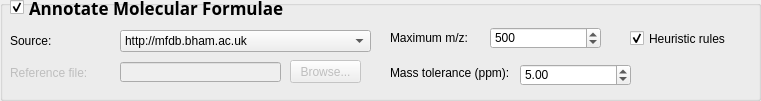
   <widget class="QGroupBox" name="groupBox_annotate_molecular_formulae">
    <property name="geometry">
     <rect>
      <x>20</x>
      <y>383</y>
      <width>761</width>
      <height>101</height>
     </rect>
    </property>
    <property name="title">
     <string/>
    </property>
    <widget class="QLabel" name="label_filename_mf">
     <property name="enabled">
      <bool>false</bool>
     </property>
     <property name="geometry">
      <rect>
       <x>10</x>
       <y>65</y>
       <width>181</width>
       <height>16</height>
      </rect>
     </property>
     <property name="text">
      <string>Reference file:</string>
     </property>
    </widget>
    <widget class="QLineEdit" name="lineEdit_filename_mf">
     <property name="enabled">
      <bool>false</bool>
     </property>
     <property name="geometry">
      <rect>
       <x>120</x>
       <y>62</y>
       <width>161</width>
       <height>20</height>
      </rect>
     </property>
     <property name="text">
      <string/>
     </property>
     <property name="readOnly">
      <bool>true</bool>
     </property>
    </widget>
    <widget class="QCheckBox" name="checkBox_annotate_molecular_formulae">
     <property name="enabled">
      <bool>true</bool>
     </property>
     <property name="geometry">
      <rect>
       <x>10</x>
       <y>-1</y>
       <width>281</width>
       <height>17</height>
      </rect>
     </property>
     <property name="font">
      <font>
       <family>.SF NS Text</family>
       <pointsize>13</pointsize>
       <weight>75</weight>
       <bold>true</bold>
      </font>
     </property>
     <property name="text">
      <string>Annotate Molecular Formulae</string>
     </property>
     <property name="checked">
      <bool>true</bool>
     </property>
    </widget>
    <widget class="QComboBox" name="comboBox_source_mf">
     <property name="geometry">
      <rect>
       <x>120</x>
       <y>30</y>
       <width>251</width>
       <height>22</height>
      </rect>
     </property>
     <item>
      <property name="text">
       <string>http://mfdb.bham.ac.uk</string>
      </property>
     </item>
     <item>
      <property name="text">
       <string>Tab-delimited text file</string>
      </property>
     </item>
    </widget>
    <widget class="QLabel" name="label_source_mf">
     <property name="enabled">
      <bool>true</bool>
     </property>
     <property name="geometry">
      <rect>
       <x>10</x>
       <y>33</y>
       <width>101</width>
       <height>16</height>
      </rect>
     </property>
     <property name="text">
      <string>Source:</string>
     </property>
    </widget>
    <widget class="QPushButton" name="pushButton_filename_mf">
     <property name="enabled">
      <bool>false</bool>
     </property>
     <property name="geometry">
      <rect>
       <x>290</x>
       <y>60</y>
       <width>71</width>
       <height>23</height>
      </rect>
     </property>
     <property name="minimumSize">
      <size>
       <width>63</width>
       <height>23</height>
      </size>
     </property>
     <property name="text">
      <string>Browse...</string>
     </property>
     <property name="flat">
      <bool>false</bool>
     </property>
    </widget>
    <widget class="QLabel" name="label_max_mz">
     <property name="enabled">
      <bool>true</bool>
     </property>
     <property name="geometry">
      <rect>
       <x>390</x>
       <y>30</y>
       <width>121</width>
       <height>16</height>
      </rect>
     </property>
     <property name="text">
      <string>Maximum m/z:</string>
     </property>
    </widget>
    <widget class="QSpinBox" name="spinBox_max_mz">
     <property name="geometry">
      <rect>
       <x>490</x>
       <y>27</y>
       <width>111</width>
       <height>22</height>
      </rect>
     </property>
     <property name="maximum">
      <number>1000000</number>
     </property>
     <property name="value">
      <number>500</number>
     </property>
     <property name="displayIntegerBase">
      <number>10</number>
     </property>
    </widget>
    <widget class="QCheckBox" name="checkBox_heuristic_rules">
     <property name="enabled">
      <bool>true</bool>
     </property>
     <property name="geometry">
      <rect>
       <x>630</x>
       <y>30</y>
       <width>171</width>
       <height>17</height>
      </rect>
     </property>
     <property name="text">
      <string>Heuristic rules</string>
     </property>
     <property name="checked">
      <bool>true</bool>
     </property>
    </widget>
    <widget class="QLabel" name="label_cpds_ppm_tolerance_2">
     <property name="enabled">
      <bool>true</bool>
     </property>
     <property name="geometry">
      <rect>
       <x>390</x>
       <y>65</y>
       <width>141</width>
       <height>16</height>
      </rect>
     </property>
     <property name="text">
      <string>Mass tolerance (ppm):</string>
     </property>
    </widget>
    <widget class="QDoubleSpinBox" name="doubleSpinBox_cpds_ppm_error">
     <property name="geometry">
      <rect>
       <x>520</x>
       <y>64</y>
       <width>111</width>
       <height>22</height>
      </rect>
     </property>
     <property name="maximum">
      <double>100000.000000000000000</double>
     </property>
     <property name="value">
      <double>5.000000000000000</double>
     </property>
    </widget>
   </widget>
